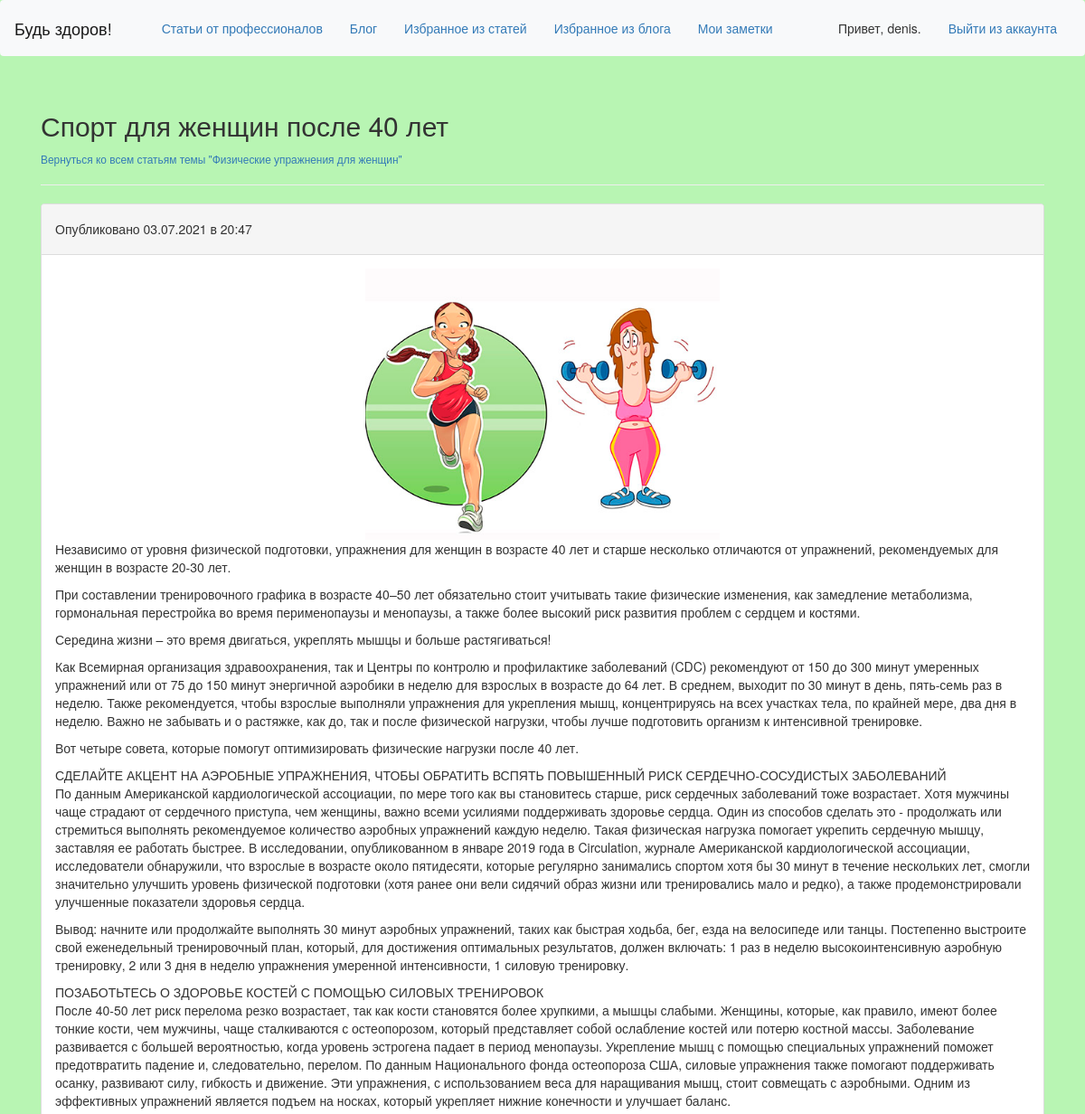
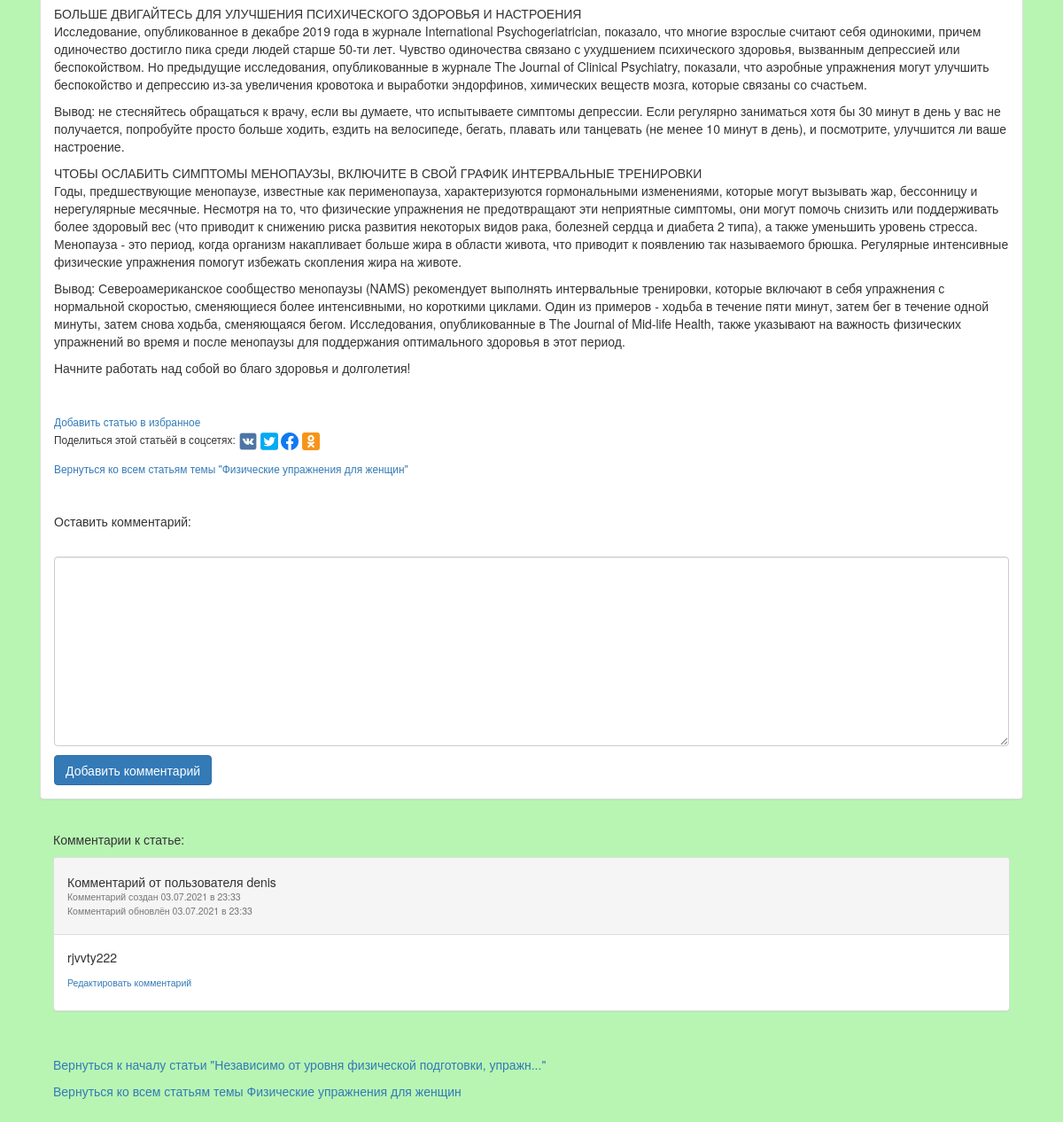
Page /blog/blogentry/27/ (signed in) on the committed database (2 pictures, top to bottom).
### blog/models.py (models this page shows)
class Blogentry(models.Model):
    blogtopic = models.ForeignKey(Blogtopic, on_delete=models.CASCADE)
    blogentryowner = models.ForeignKey(User, on_delete=models.CASCADE, related_name='blogentryowner')
    blogtitle = models.CharField(max_length=150)
    blogtext = models.TextField()
    blogdate_added = models.DateTimeField(auto_now_add=True)
    bloglike = models.ManyToManyField(User, blank=True)
    blogentryimage = models.ImageField(upload_to='images', default='images/defaultimage.png', blank=True, null=True)
    def __str__(self):
        if len(self.blogtext) > 50:
            return self.blogtext[:50] + '...'
        else:
            return self.blogtext

class Blogtopic(models.Model):
    blogtext = models.CharField(max_length=200)
    blogdate_added = models.DateTimeField(auto_now_add=True)
    blogtopicimage = models.ImageField(upload_to='images', default='images/defaultimage.png', blank=True, null=True)
    def __str__(self):
        return self.blogtext

class Blogcomment(models.Model):
    blogpost = models.ForeignKey(Blogentry, on_delete=models.CASCADE, related_name='blogcomments')
    blogname = models.ForeignKey(User, on_delete=models.CASCADE)
    blogbody = models.TextField()
    blogcreated = models.DateTimeField(auto_now_add=True)
    blogupdated = models.DateTimeField(auto_now=True)
    blogactive = models.BooleanField(default=True)

### blog/views.py (the view, shortened to what this page needs)
# urls.py: url(r'^blogentry/(?P<blogentry_id>\d+)/$', views.blogentry, name='blogentry'),
@login_required
def blogentry(request, blogentry_id):
    blogentry = Blogentry.objects.get(id=blogentry_id)
    blogtopic = blogentry.blogtopic
    if request.user not in blogentry.bloglike.all():
        blogentry.bloglike.add(request.user)
        end = 'needtoadd'
    else:
        end = 'Данная статья уже добавлена в избранное'
    all_comments = Blogcomment.objects.filter(blogpost=blogentry).order_by('blogcreated')
    if request.method != 'POST':
        form = BlogcommentForm()
    context = {'blogentry': blogentry, 'blogtopic': blogtopic, 'form': form, 'all_comments': all_comments, 'end': end}
    return render(request, 'blog/blogentry.html', context)

### blog/forms.py
class BlogcommentForm(forms.ModelForm):
    class Meta:
        model = Blogcomment
        fields = ['blogbody']
        labels = {'blogbody': ''}

### blog/templates/blog/blogentry.html (shortened to what this page needs)
{% extends 'learning_logs/base.html' %}
{% load bootstrap3 %}
{% load static %}
{% block header %}
<h2>{{ blogentry.blogtitle }}</h2>
<p>
    <small>
        <a href="{% url 'blog:blogtopic' blogtopic.id %}">Вернуться ко всем статьям темы "{{ blogtopic }}"</a>
    </small>
</p>
{% endblock header %}
{% block content %}
<div class="panel panel-default">
    <div class="panel-heading">
        <h5>
            Опубликовано {{ blogentry.blogdate_added|date:'d.m.Y в H:i' }}
        </h5>
    </div>
    <div class="panel-body">
        <img src="{{ blogentry.blogentryimage.url }}" alt='' class='center-img'>
        {{ blogentry.blogtext|linebreaks }}
    </div>
    <div class="panel-body">
      {% if end == 'needtoadd'%}
        <small>
            <a href="{% url 'blog:add_to_fav' blogentry.id %}">Добавить статью в избранное</a>
        </small>
        {% else %}
        <small><a href="{% url 'blog:remove_from_fav' blogentry.id %}"> Удалить статью из избранного</a></small>
        {% endif %}
        <br>
        <small>Поделиться этой статьёй в соцсетях:</small>
        <a href="http://vk.com/share.php?url=https://Gwin_project.by/blogentry/{{ blogentry.id }}"
           target="_blank" rel="nofollow">
            <img src="{% static 'sn/vk.jpg'  %}" width='20px'>
        </a>
        <a href="https://twitter.com/intent/tweet?text=https://Gwin_project.by/blogentry/{{ blogentry.id }}"
           target="_blank" rel="nofollow">
            <img src="{% static 'sn/twitter.png'  %}" width='20px'>
        </a>
        <a href="https://www.facebook.com/sharer/sharer.php?u=https://Gwin_project.by/blogentry/{{ blogentry.id }}"
           target="_blank" rel="nofollow">
            <img src="{% static 'sn/facebook.png'  %}" width='20px'>
        </a>
        <a href="https://connect.ok.ru/offer?url=https://Gwin_project.by/blogentry/{{ blogentry.id }}"
           target="_blank" rel="nofollow">
            <img src="{% static 'sn/ok.png'  %}" width='20px'>
        </a>
        <p>
            <small>
                <a href="{% url 'blog:blogtopic' blogtopic.id %}">Вернуться ко всем статьям темы "{{ blogtopic }}"</a>
            </small>
        </p>
    </div>
    <div class="panel-body">
        <p>Оставить комментарий:</p>
        <form method="post" action="{% url 'blog:blogentry' blogentry.id %}" class="form">
            {% bootstrap_form form %}
            {% buttons %}
            <button name="submit" class="btn btn-primary">Добавить комментарий</button>
            {% endbuttons %}
        </form>
    </div>
</div>
<div class="panel-body">
    <p> Комментарии к статье: </p>
    {% for blogcomment in all_comments %}
    <div class="panel panel-default">
        <div class="panel-heading">
            <h5>
                Комментарий от пользователя {{ blogcomment.blogname }}
                <p><small>Комментарий создан {{blogcomment.blogcreated | date:'d.m.Y в H:i'}}<br>
                    {% if blogcomment.blogcreated != blogcomment.blogupdated %}
                    Комментарий обновлён {{blogcomment.blogupdated | date:'d.m.Y в H:i'}}
                    {% endif %}
                </small></p>
            </h5>
        </div>
        <div class="panel-body">
            <p>
                {{ blogcomment.blogbody }}
            </p>
            {% if blogcomment.blogname == request.user %}
            <h5><p><small>
                <a href="{% url 'blog:edit_blogcomment' blogentry.id blogcomment.id  %}">Редактировать комментарий</a>
            </small></p></h5>
            {% else %}
            <p></p>
            {% endif %}
        </div>
    </div>
    {% empty %}
    К этой статье пока не было оставлено никаких комментариев...Станьте первым!
    {% endfor %}
</div>
<div class="panel-body">
    <p>
        <a href="{% url 'blog:blogentry' blogentry.id %}">Вернуться к началу статьи "{{ blogentry }}"</a>
    </p>
    <p>
        <a href="{% url 'blog:blogtopic' blogtopic.id %}">Вернуться ко всем статьям темы {{ blogtopic }}</a>
    </p>
</div>
{% endblock content %}

### learning_logs/templates/learning_logs/base.html (shortened to what this page needs)
{% load bootstrap3 %}
{% load static %}
<!DOCTYPE html>
<html lang="en">
<head>
    <link href="{% static 'vendor/bootstrap/css/bootstrap.min.css' %}" rel="stylesheet">
    {% bootstrap_css %}
</head>
<body style="background-color:rgb(184, 245, 179);">
<nav class="navbar navbar-expand-lg navbar-light bg-light">
    <div class="container-fluid">
        <a class="navbar-brand" href="{% url 'index' %}">Будь здоров!</a>
        <div class="collapse navbar-collapse" id="navbarSupportedContent">
            <ul class="nav navbar-nav navbar-left">
                <li><a href="{% url 'topics' %}">Статьи от профессионалов</a></li>
                <li><a href="{% url 'blog:blogtopics' %}">Блог</a></li>
                <li><a href="{% url 'favourites' %}">Избранное из статей</a></li>
                <li><a href="{% url 'blog:blogfavourites' %}">Избранное из блога</a></li>
                <li><a href="{% url 'notes:notes' %}">Мои заметки</a></li>
            </ul>
            <ul class="nav navbar-nav navbar-right">
                {% if user.is_authenticated %}
                <li><a>Привет, {{ user.username }}.</a></li>
                <li><a href="{% url 'users:logout' %}">Выйти из аккаунта</a></li>
                {% else %}
                <li><a href="{% url 'users:register' %}">Зарегистрироваться</a></li>
                <li><a href="{% url 'users:login' %}">Войти в аккаунт</a></li>
                {% endif %}
            </ul>
        </div>
    </div>
</nav>
<div class="container">
    <div class="page-header">
        {% block header %}{% endblock header %}
    </div>
    <div>
        {% block content %}{% endblock content %}
    </div>
</div>
</body>
</html>

### blog/templates/blog/blogentry.html (style rules this page uses)
.center-img { display: block; margin: 0 auto; height: 300px; }

### rows in the picture
Blogentry: blogtitle "Спорт для женщин после 40 лет", blogdate_added "03.07.2021 в 20:47", blogentryimage (picture), blogtext "Независимо от уровня физической подготовки, упражнения для женщин в возрасте 40 лет и старше несколько отличаются от упражнений, рекомендуемых для женщин в возрасте 20-30 лет. При составлении тренировочного графика в возрасте 40–50 лет обязательно стоит учитывать такие физические изменения, как замедление метаболизма, гормональная перестройка во время перименопаузы и менопаузы, а также более высокий риск развития проблем с сердцем и костями. Середина жизни – это время двигаться, укреплять мышцы и больше растягиваться! Как Всемирная организация здравоохранения, так и Центры по контролю и профилактике заболеваний (CDC) рекомендуют от 150 до 300 минут умеренных упражнений или от 75 до 150…", blogtext "Независимо от уровня физической подготовки, упражн..."
Blogtopic: blogtext "Физические упражнения для женщин"
Blogcomment: blogname "denis", blogcreated "03.07.2021 в 23:33", blogupdated "03.07.2021 в 23:33", blogbody "rjvvty222", shows "Редактировать комментарий"

### other values in the picture
{{ user.username }} "denis"
